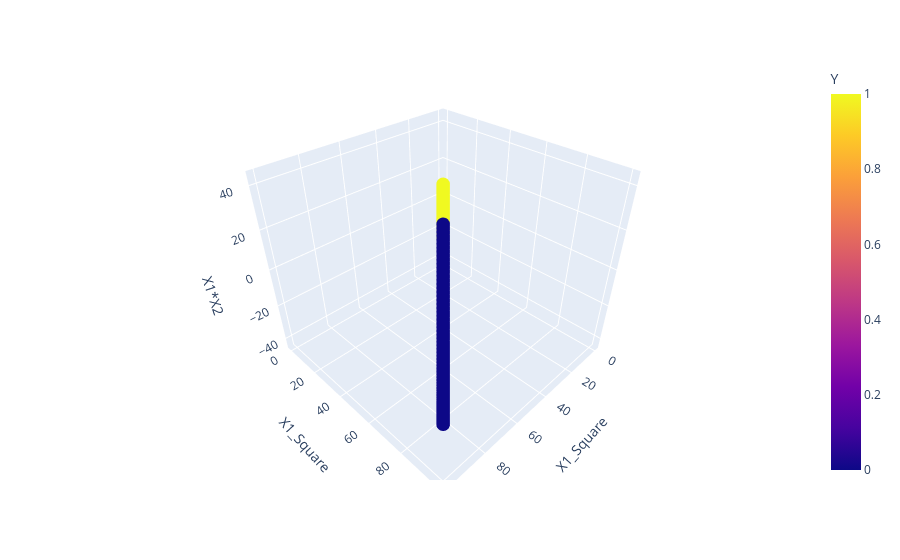

The code cell stored with this chart in its notebook:
### Code cell
fig = px.scatter_3d(df, x='X1_Square', y='X1_Square', z='X1*X2',color='Y')
fig.show()

### Figure 1 — Plotly figure (JSON) as saved in the notebook; plotly's stock layout.template omitted (floating-point values rounded to 4 significant figures; data arrays with more than 128 entries replaced by an {"elided": "..."} marker saying what was removed)
{"data": [{"hovertemplate": "X1_Square=%{y}<br>X1*X2=%{z}<br>Y=%{marker.color}<extra></extra>", "legendgroup": "", "marker": {"color": {"elided": "400 int values"}, "coloraxis": "coloraxis", "symbol": "circle"}, "mode": "markers", "name": "", "scene": "scene", "showlegend": false, "type": "scatter3d", "x": {"elided": "400 float values"}, "y": {"elided": "400 float values"}, "z": {"elided": "400 float values"}}], "layout": {"coloraxis": {"colorbar": {"title": {"text": "Y"}}, "colorscale": [[0, "#0d0887"], [0.1111, "#46039f"], [0.2222, "#7201a8"], [0.3333, "#9c179e"], [0.4444, "#bd3786"], [0.5556, "#d8576b"], [0.6667, "#ed7953"], [0.7778, "#fb9f3a"], [0.8889, "#fdca26"], [1, "#f0f921"]]}, "legend": {"tracegroupgap": 0}, "margin": {"t": 60}, "scene": {"domain": {"x": [0, 1], "y": [0, 1]}, "xaxis": {"title": {"text": "X1_Square"}}, "yaxis": {"title": {"text": "X1_Square"}}, "zaxis": {"title": {"text": "X1*X2"}}}}}
